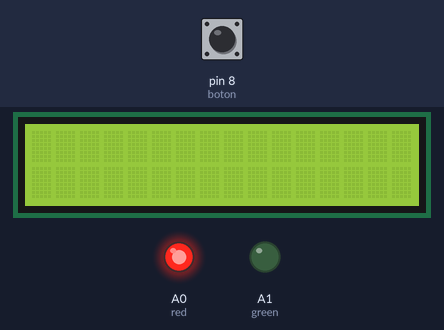
This sketch was run on a simulated Arduino Uno, built with avr-gcc and run on an emulated ATmega328P. On the bench: 16×2 character LCD, output pins drawn as LEDs (lit = HIGH). The inputs (shaded band) are chosen by the test bench; at power-on: pin 8 (boton) LOW.

Above: at 1.2 s.
1.3 s: pin 8 (boton) pulled HIGH for 0.15 s
At 1.37 s:
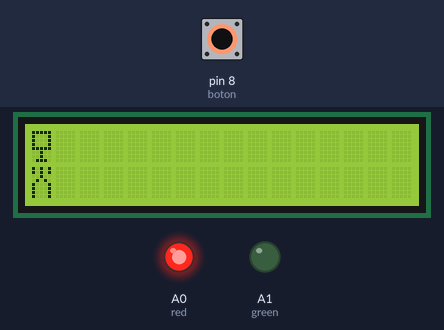
3.2 s: pin 8 (boton) pulled HIGH for 3.2 s
At 3.82 s:
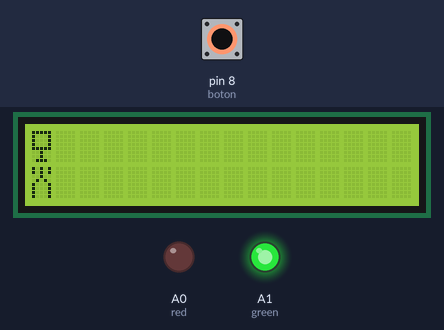
Timing chart, 0 to 13.9 s (numbered marks = the images above; inputs shaded):
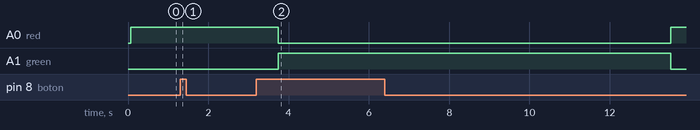

Measured:
- after the input at 1.3 s, the display: changes at once (image 1)

The sketch:

TP7_2.ino
```cpp
#include <LiquidCrystal.h>


#define red     A0
#define green   A1
#define boton   8

int i, contador;
int flag = 0;

int timecounter = 0;
int timecounter2 = 0;
unsigned long timertreshhold = 100;
unsigned long timertreshhold2 = 100;


LiquidCrystal lcd(2, 3, 4, 5, 6, 7);

byte arriba[8] = {
  B11111,
  B10001,
  B10001,
  B10001,
  B11111,
  B00100,
  B00100,
  B01110
};

byte abajo[8] = {
  B10101,
  B10101,
  B00100,
  B01010,
  B10001,
  B10001,
  B10001,
  B10001
};


void setup() {

  lcd.begin(16, 2);
  lcd.createChar(7, arriba);
  lcd.createChar(8, abajo);
  pinMode(boton, INPUT);
  pinMode(red, OUTPUT);
  pinMode(green, OUTPUT);

  cli();
  TCCR1A = 0;
  TCCR1B = 0;
  OCR1A = 15624;
  TCCR1B |= (1 << WGM12);
  TCCR1B |= (1 << CS10);
  TCCR1B |= (1 << CS12);
  TIMSK1 |= (0 << OCIE1A);
  sei();

}

void loop()
{


  if (digitalRead(boton) == 1)
  {
    alto();
  }

  if (flag)
  {
    peaton();
  }

  else
  {
    nopeaton();
  }


}


void alto()
{
  if (millis() > timecounter + timertreshhold)
  {
    flag = 1;
  }
  timecounter = millis();
}


void nopeaton()
{
  analogWrite(red, 255);
  analogWrite(green, 0);
}

void peaton()
{

  TIMSK1 |= (1 << OCIE1A);

  for (i = 0 ; i <= 15 ; i++)
  {
    lcd.setCursor(i, 0);
    lcd.write(7);
    lcd.setCursor(i, 1);
    lcd.write(8);
    delay(150);
    lcd.clear();
  }
  i = 0;

  analogWrite(green, 255);
  analogWrite(red, 0);

  if (contador > 5)
  {
    flag = 0;
    TIMSK1 |= (0 << OCIE1A);
    contador = 0;
  }
}


ISR(TIMER1_COMPA_vect)
{
  contador++;
}
```
